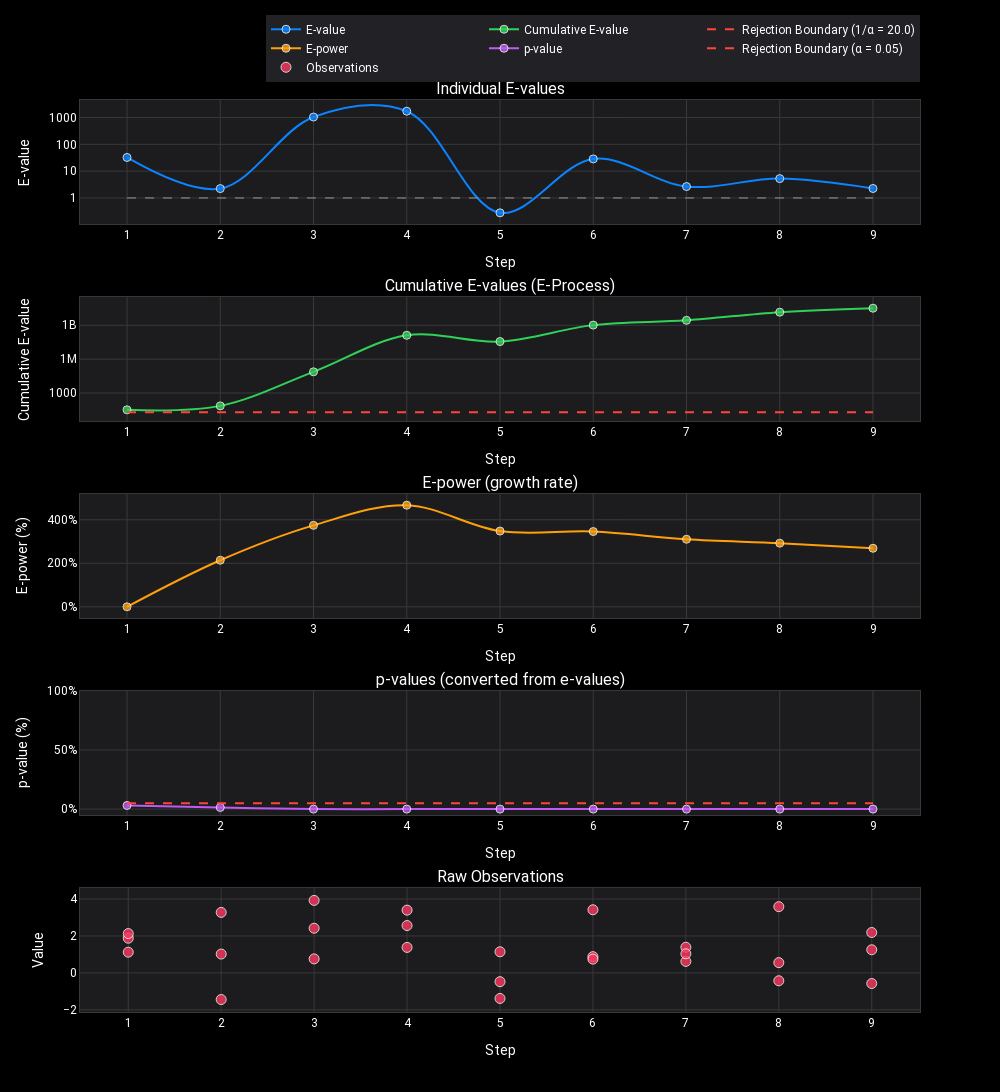

The cell this chart's notebook holds for it:
### Code cell
plot_sequential_test_plotly(test2.get_history_df(), log_scale=True, theme="dark")

### Figure 1 — Plotly figure (JSON) as saved in the notebook; plotly's stock layout.template omitted (floating-point values rounded to 4 significant figures)
{"data": [{"hovertemplate": "<b>Step %{x}</b><br>%{y:.4f}<extra></extra>", "line": {"color": "#0A84FF", "shape": "spline", "width": 2}, "marker": {"color": "#0A84FF", "line": {"color": "white", "width": 1}, "opacity": 0.8, "size": 8}, "mode": "lines+markers", "name": "E-value", "type": "scatter", "x": [1, 2, 3, 4, 5, 6, 7, 8, 9], "xaxis": "x", "y": [32.38, 2.234, 1043.0, 1720.0, 0.279, 28.6, 2.662, 5.267, 2.255], "yaxis": "y"}, {"hoverinfo": "skip", "line": {"color": "#98989D", "dash": "dash", "width": 1}, "mode": "lines", "name": "E-value = 1", "showlegend": false, "type": "scatter", "x": [1, 9], "xaxis": "x", "y": [1, 1], "yaxis": "y"}, {"hovertemplate": "<b>Step %{x}</b><br>%{y:.4f}<extra></extra>", "line": {"color": "#30D158", "shape": "spline", "width": 2}, "marker": {"color": "#30D158", "line": {"color": "white", "width": 1}, "opacity": 0.8, "size": 8}, "mode": "lines+markers", "name": "Cumulative E-value", "type": "scatter", "x": [1, 2, 3, 4, 5, 6, 7, 8, 9], "xaxis": "x2", "y": [32.38, 72.35, 75460.0, 129800000.0, 36210000.0, 1036000000.0, 2758000000.0, 14520000000.0, 32750000000.0], "yaxis": "y2"}, {"hoverinfo": "skip", "line": {"color": "#FF453A", "dash": "dash", "width": 2}, "mode": "lines", "name": "Rejection Boundary (1/α = 20.0)", "type": "scatter", "x": [1, 9], "xaxis": "x2", "y": [20, 20], "yaxis": "y2"}, {"hovertemplate": "<b>Step %{x}</b><br>%{y:.2f}%<extra></extra>", "line": {"color": "#FF9F0A", "shape": "spline", "width": 2}, "marker": {"color": "#FF9F0A", "line": {"color": "white", "width": 1}, "opacity": 0.8, "size": 8}, "mode": "lines+markers", "name": "E-power", "type": "scatter", "x": [1, 2, 3, 4, 5, 6, 7, 8, 9], "xaxis": "x3", "y": [0.0, 214.1, 374.4, 467.0, 348.1, 346.0, 310.5, 292.5, 269.0], "yaxis": "y3"}, {"hovertemplate": "<b>Step %{x}</b><br>%{y:.2f}%<extra></extra>", "line": {"color": "#BF5AF2", "shape": "spline", "width": 2}, "marker": {"color": "#BF5AF2", "line": {"color": "white", "width": 1}, "opacity": 0.8, "size": 8}, "mode": "lines+markers", "name": "p-value", "type": "scatter", "x": [1, 2, 3, 4, 5, 6, 7, 8, 9], "xaxis": "x4", "y": [3.088, 1.382, 0.001325, 7.703e-07, 2.761e-06, 9.654e-08, 3.626e-08, 6.885e-09, 3.053e-09], "yaxis": "y4"}, {"hoverinfo": "skip", "line": {"color": "#FF453A", "dash": "dash", "width": 2}, "mode": "lines", "name": "Rejection Boundary (α = 0.05)", "type": "scatter", "x": [1, 9], "xaxis": "x4", "y": [5, 5], "yaxis": "y4"}, {"hovertemplate": "<b>Step %{x}</b><br>Value: %{y:.4f}<extra></extra>", "marker": {"color": "#FF375F", "line": {"color": "white", "width": 1}, "opacity": 0.8, "size": 10, "symbol": "circle"}, "mode": "markers", "name": "Observations", "type": "scatter", "x": [1, 1, 1, 2, 2, 2, 3, 3, 3, 4, 4, 4, 5, 5, 5, 6, 6, 6, 7, 7, 7, 8, 8, 8, 9, 9, 9], "xaxis": "x5", "y": [1.121, 1.877, 2.129, 3.274, -1.442, 1.021, 3.923, 0.7589, 2.417, 1.38, 3.397, 2.562, 1.143, -1.382, -0.4751, 0.8803, 0.7467, 3.416, 1.387, 0.6217, 1.036, 0.5568, 3.584, -0.4246, 1.251, 2.187, -0.5742], "yaxis": "y5"}], "layout": {"annotations": [{"font": {"size": 16}, "showarrow": false, "text": "Individual E-values", "x": 0.5, "xanchor": "center", "xref": "paper", "y": 1.0, "yanchor": "bottom", "yref": "paper"}, {"font": {"size": 16}, "showarrow": false, "text": "Cumulative E-values (E-Process)", "x": 0.5, "xanchor": "center", "xref": "paper", "y": 0.784, "yanchor": "bottom", "yref": "paper"}, {"font": {"size": 16}, "showarrow": false, "text": "E-power (growth rate)", "x": 0.5, "xanchor": "center", "xref": "paper", "y": 0.568, "yanchor": "bottom", "yref": "paper"}, {"font": {"size": 16}, "showarrow": false, "text": "p-values (converted from e-values)", "x": 0.5, "xanchor": "center", "xref": "paper", "y": 0.352, "yanchor": "bottom", "yref": "paper"}, {"font": {"size": 16}, "showarrow": false, "text": "Raw Observations", "x": 0.5, "xanchor": "center", "xref": "paper", "y": 0.136, "yanchor": "bottom", "yref": "paper"}], "font": {"color": "#FFFFFF", "family": "SF Pro Display, -apple-system, BlinkMacSystemFont, Segoe UI, Roboto, Helvetica Neue, Arial, sans-serif"}, "height": 1200, "hoverlabel": {"bgcolor": "white", "font": {"family": "SF Pro Display, -apple-system, BlinkMacSystemFont, Segoe UI, Roboto, Helvetica Neue, Arial, sans-serif", "size": 12}}, "hovermode": "closest", "legend": {"bgcolor": "rgba(40, 40, 45, 0.85)", "font": {"color": "#FFFFFF"}, "orientation": "h", "x": 1, "xanchor": "right", "y": 1.02, "yanchor": "bottom"}, "paper_bgcolor": "#000000", "plot_bgcolor": "#1C1C1E", "showlegend": true, "title": {"font": {"color": "#FFFFFF", "family": "SF Pro Display, -apple-system, BlinkMacSystemFont, Segoe UI, Roboto, Helvetica Neue, Arial, sans-serif", "size": 24}, "text": "", "x": 0.5, "xanchor": "center", "y": 0.98, "yanchor": "top"}, "width": 1000, "xaxis": {"anchor": "y", "domain": [0, 1], "gridcolor": "#38383A", "gridwidth": 1, "linecolor": "#38383A", "linewidth": 1, "mirror": true, "showgrid": true, "showline": true, "title": {"font": {"family": "SF Pro Display, -apple-system, BlinkMacSystemFont, Segoe UI, Roboto, Helvetica Neue, Arial, sans-serif", "size": 14}, "text": "Step"}, "zeroline": false}, "xaxis2": {"anchor": "y2", "domain": [0, 1], "gridcolor": "#38383A", "gridwidth": 1, "linecolor": "#38383A", "linewidth": 1, "mirror": true, "showgrid": true, "showline": true, "title": {"font": {"family": "SF Pro Display, -apple-system, BlinkMacSystemFont, Segoe UI, Roboto, Helvetica Neue, Arial, sans-serif", "size": 14}, "text": "Step"}, "zeroline": false}, "xaxis3": {"anchor": "y3", "domain": [0, 1], "gridcolor": "#38383A", "gridwidth": 1, "linecolor": "#38383A", "linewidth": 1, "mirror": true, "showgrid": true, "showline": true, "title": {"font": {"family": "SF Pro Display, -apple-system, BlinkMacSystemFont, Segoe UI, Roboto, Helvetica Neue, Arial, sans-serif", "size": 14}, "text": "Step"}, "zeroline": false}, "xaxis4": {"anchor": "y4", "domain": [0, 1], "gridcolor": "#38383A", "gridwidth": 1, "linecolor": "#38383A", "linewidth": 1, "mirror": true, "showgrid": true, "showline": true, "title": {"font": {"family": "SF Pro Display, -apple-system, BlinkMacSystemFont, Segoe UI, Roboto, Helvetica Neue, Arial, sans-serif", "size": 14}, "text": "Step"}, "zeroline": false}, "xaxis5": {"anchor": "y5", "domain": [0, 1], "gridcolor": "#38383A", "gridwidth": 1, "linecolor": "#38383A", "linewidth": 1, "mirror": true, "showgrid": true, "showline": true, "title": {"font": {"family": "SF Pro Display, -apple-system, BlinkMacSystemFont, Segoe UI, Roboto, Helvetica Neue, Arial, sans-serif", "size": 14}, "text": "Step"}, "zeroline": false}, "yaxis": {"anchor": "x", "domain": [0.864, 1.0], "gridcolor": "#38383A", "gridwidth": 1, "linecolor": "#38383A", "linewidth": 1, "mirror": true, "showgrid": true, "showline": true, "title": {"text": "E-value"}, "type": "log", "zeroline": false}, "yaxis2": {"anchor": "x2", "domain": [0.648, 0.784], "gridcolor": "#38383A", "gridwidth": 1, "linecolor": "#38383A", "linewidth": 1, "mirror": true, "showgrid": true, "showline": true, "title": {"text": "Cumulative E-value"}, "type": "log", "zeroline": false}, "yaxis3": {"anchor": "x3", "domain": [0.432, 0.568], "gridcolor": "#38383A", "gridwidth": 1, "linecolor": "#38383A", "linewidth": 1, "mirror": true, "showgrid": true, "showline": true, "ticksuffix": "%", "title": {"text": "E-power (%)"}, "zeroline": false}, "yaxis4": {"anchor": "x4", "domain": [0.216, 0.352], "gridcolor": "#38383A", "gridwidth": 1, "linecolor": "#38383A", "linewidth": 1, "mirror": true, "range": [-5, 100], "showgrid": true, "showline": true, "ticksuffix": "%", "title": {"text": "p-value (%)"}, "zeroline": false}, "yaxis5": {"anchor": "x5", "domain": [0, 0.136], "gridcolor": "#38383A", "gridwidth": 1, "linecolor": "#38383A", "linewidth": 1, "mirror": true, "showgrid": true, "showline": true, "title": {"text": "Value"}, "zeroline": false}}}
